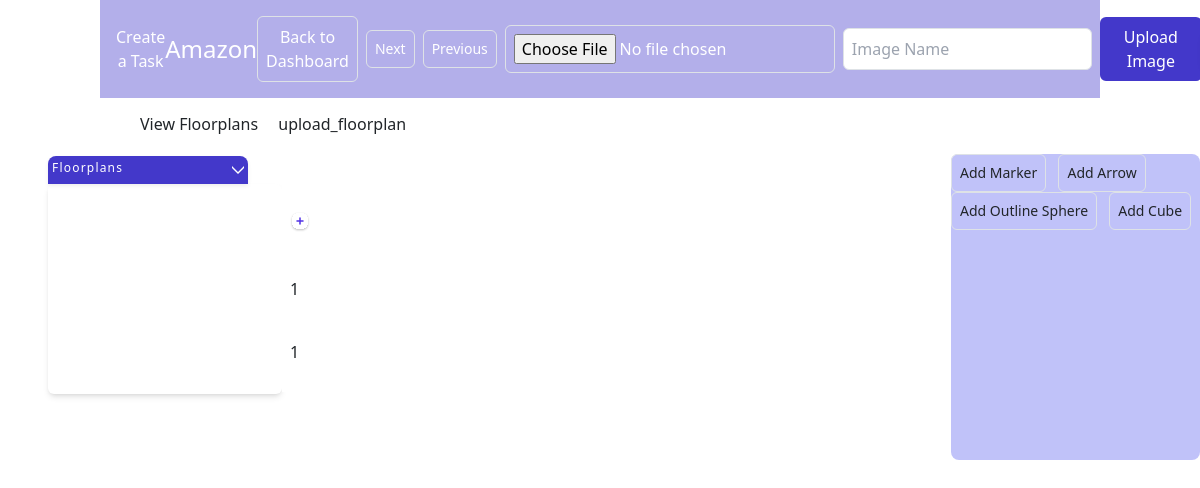
Page /projects/amazon-shakeu123/virtual-tour/ on the earlier database version.
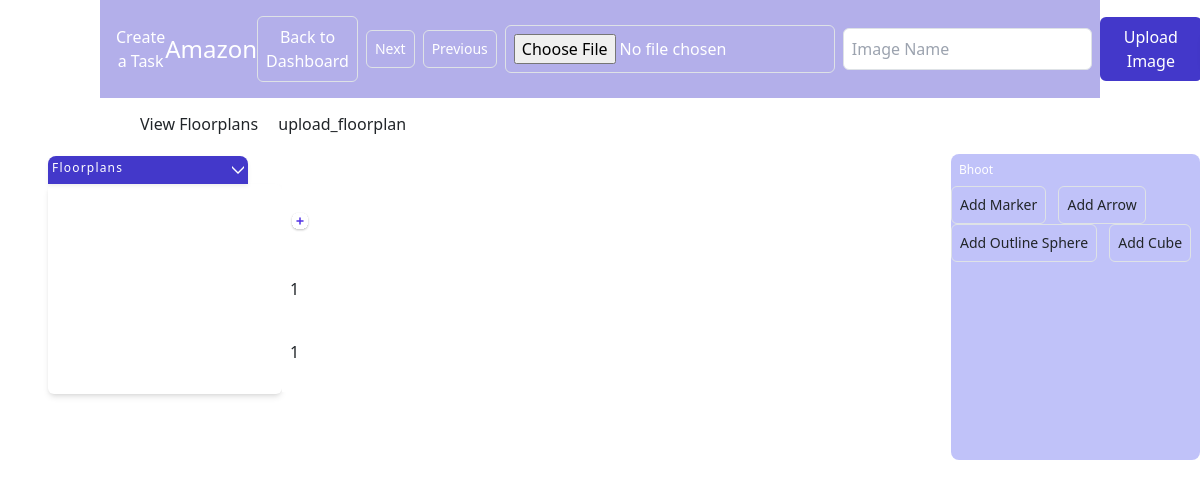
Same page on the later database version.
### myapp/models.py (models this page shows, shortened)
class Image(models.Model):
    name = models.CharField(max_length=30, blank=True, null=True)
    project = models.ForeignKey(Project, on_delete=models.CASCADE)
    date = models.DateTimeField(default=timezone.now)
    user = models.ForeignKey(User, on_delete=models.CASCADE, null=True)
    image = models.ImageField(upload_to='360_images/')

### myapp/views.py (the view)
# urls.py: path('projects/<str:project_slug>/virtual-tour/', views.virtual_tour, name='virtual_tour'),
def virtual_tour(request, project_slug):
    project = Project.objects.get(slug=project_slug)
    images = Image.objects.filter(project=project)
    floorplans = FloorPlan.objects.filter(project_name=project)
    if request.method == 'POST':
        image_form = ImageForm(request.POST, request.FILES)
        marker_form = MarkerForm(request.POST)
        if 'image' in request.FILES and image_form.is_valid():
            image = image_form.save(commit=False)
            image.project = project
            image.user = request.user  # If you want to associate the user
            image.save()
        elif marker_form.is_valid():
            marker = marker_form.save(commit=False)
            marker.image = images.first()  # Replace with the correct image
            marker.save()
        return redirect('virtual_tour', project_slug=project.slug)  # Redirect back to the virtual tour
    else:
        image_form = ImageForm()
        marker_form = MarkerForm()
    return render(request, 'virtual_tour.html', {'project': project, 'images': images, 'image_form': image_form, 'marker_form': marker_form, 'floorplans': floorplans})

### myapp/forms.py
class ImageForm(forms.ModelForm):
    class Meta:
        model = Image
        fields = ['name', 'image']

class MarkerForm(forms.ModelForm):
    class Meta:
        model = Marker
        fields = ['title', 'position']

### templates/virtual_tour.html (shortened to what this page needs)
{% load static %}
<!DOCTYPE html>
<html lang="en">
<head>
    <link href="https://cdn.jsdelivr.net/npm/bootstrap@5.3.2/dist/css/bootstrap.min.css" rel="stylesheet">
    <script src="https://cdn.tailwindcss.com?plugins=forms,typography,aspect-ratio,line-clamp"></script>
    <script src="https://cdn.tailwindcss.com"></script>
<link rel="stylesheet" href="{% static 'style.css' %}">
    <link rel="stylesheet" type="text/css" href="https://cdn.jsdelivr.net/npm/slick-carousel@1.8.1/slick/slick.css"/>
<link rel="stylesheet" type="text/css" href="https://cdn.jsdelivr.net/npm/slick-carousel@1.8.1/slick/slick-theme.css"/>
</head>
<body>
    <div class="container  content-container z-container ">
        <div class="flex items-center justify-between p-3 bg-opacity-40 bg-indigo-700 text-white z-container">
            <a href="{% url 'create-tasks' %}"><button>Create a Task</button></a>
            <h1 class="text-2xl">{{ project.project_name }}</h1>
            <a href="{% url 'virtual' %}"><button class="mr-2 p-2 border rounded-md">Back to Dashboard</button></a>
             <button id="next-button" class="mr-2 p-2 text-sm  border rounded-md" onclick="changeImage(1)">Next</button>
        <button id="prev-button" class="mr-2 p-2 text-sm border rounded-md" onclick="changeImage(-1)">Previous</button>
        <form method="post" enctype="multipart/form-data">
            <div class="flex items-center">
                <input type="file" name="image" accept="image/*" class="mr-2 p-2 border rounded-md" />
                <input type="text" name="name" placeholder="Image Name" class="mr-2 p-2 border rounded-md text-black" />
                <button type="submit" class="bg-indigo-700 text-white px-4 py-2 rounded-md hover:bg-indigo-800">Upload Image</button>
            </div>
        </form>
        </div>
        <button class="navbar-toggler p-3 z-container btn-outline-success" type="button" data-bs-toggle="offcanvas" data-bs-target="#offcanvasNavbar" aria-controls="offcanvasNavbar" aria-label="Toggle navigation">
            <span class="navbar-toggler-icon"></span>View Floorplans
          </button>
        <a href="{% url 'upload_floorplan' %}">upload_floorplan</a>
    </div>
    <div class="w-[249px] h-[306px] bg-indigo-500 absolute right-0 bg-opacity-40 rounded-lg z-container">
        <ul class=" ">
            {% for image in images %}
            <li class="text-xs text-white p-2 {% if images %}{{ images.0.image.name }} text-gray-600 {% endif %}">{{ image.name }}</li>
            {% endfor %}
        </ul>
        <button id="add-marker-button" class="mr-2 p-2 text-sm border rounded-md">Add Marker</button>
        <button id="add-arrow-button" class="mr-2 p-2 text-sm border rounded-md">Add Arrow</button>
        <button id="add-outline-sphere-button" class="mr-2 p-2 text-sm border rounded-md">Add Outline Sphere</button>
        <button id="add-cube-button" class="mr-2 p-2 text-sm border rounded-md">Add Cube</button>
    </div>
    <div class="relative inline-block text-left mx-5 z-50">
        <button id="dropdown-toggle" type="button" class="inline-flex justify-between w-[200px] rounded-tl-lg rounded-tr-lg tracking-widest  shadow-sm p-1 bg-indigo-700 text-xs text-[10px] text-white  focus:outline-none focus:ring-2 focus:ring-offset-2 focus:ring-offset-gray-100 focus:ring-indigo-500">
          Floorplans
          <svg class="-mr-1 ml-2 h-5 w-5" xmlns="http://www.w3.org/2000/svg" viewBox="0 0 20 20" fill="currentColor" aria-hidden="true">
            <path fill-rule="evenodd" d="M10 14l6-6v-2l-6 6-6-6v2l6 6z"/>
          </svg>
        </button>
      </div>
<div class="w-[300px] mx-5 flex z-container">
    <div class="bg-white w-[300px] h-[210px]  rounded-md  shadow-md">
    </div>
        <div class="w-20 h-52 bg-white p-2 rounded-r-lg flex flex-col justify-around items-baseline">
            <div><button>
                </button></div>
            <div>1</div>
            <div>1</div>
        </div>
</div>
</body>
</html>

Differences in the rows shown:
added Image: name "Bhoot"
